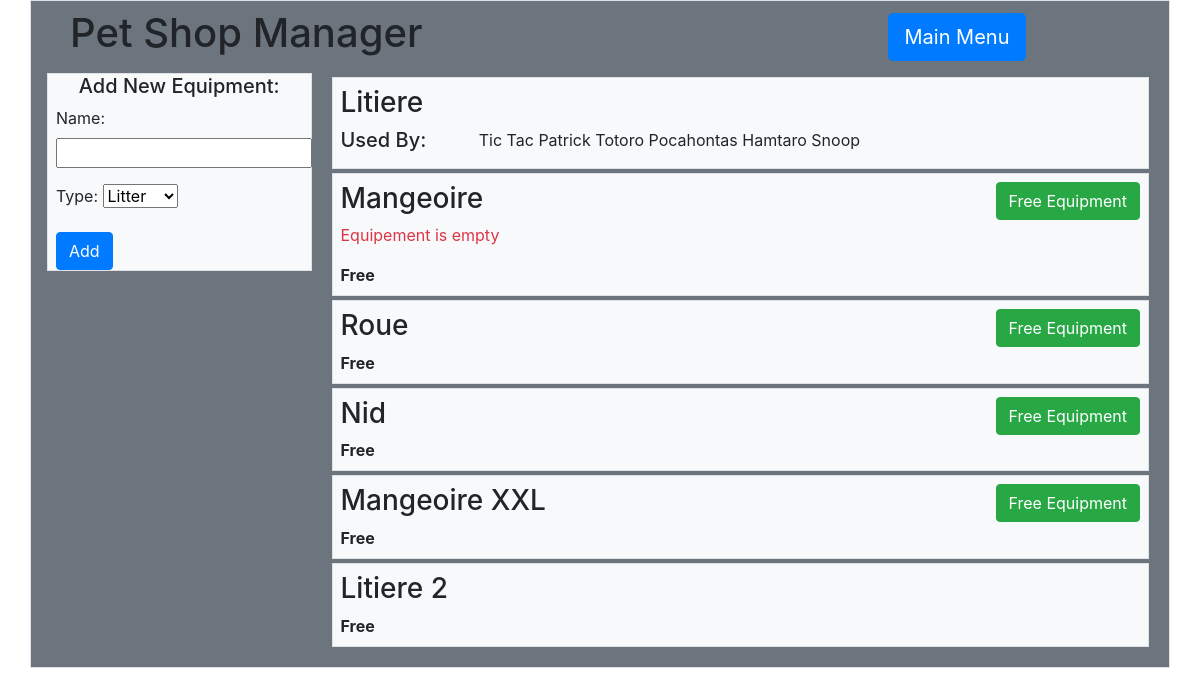
/petshopmanager/equipments/2/free/, run on the app's committed database.
### petshopmanager/models.py (models this page shows, shortened)
class Equipment(models.Model):
    LITTER = 'LI'
    WHEEL = 'WH'
    NEST = 'NE'
    FEEDER = 'FE'
    TYPE_CHOICE = ((LITTER, 'Litter'),
                   (FEEDER,'Feeder'),
                   (WHEEL, 'Wheel'),
                   (NEST, 'Nest'))
    name = models.CharField(max_length = 200)
    availability = models.BooleanField(default=True)
    type = models.CharField(max_length=2, choices=TYPE_CHOICE, default=LITTER)
    def is_available(self):
        return self.availability
    def used_by(self):
        return Animal.objects.filter(place=self)

class Animal(models.Model):
    HUNGRY = 'HU'
    TIRED = 'TI'
    SATED = 'SA'
    SLEEP = 'SL'
    STATE_CHOICE = ((HUNGRY, 'Hungry'),
                    (TIRED, 'Tired'),
                    (SATED, 'Sated'),
                    (SLEEP, 'Spleeping'))
    name = models.CharField(max_length = 200)
    race = models.CharField(max_length = 200)
    type = models.CharField(max_length = 200)
    state = models.CharField(max_length = 2, choices=STATE_CHOICE, default=SATED)
    place = models.ForeignKey(Equipment, on_delete=models.PROTECT, validators=[validate_available])
    last_move_date = models.DateTimeField(auto_now_add=True)
    def __str__(self):
        return self.name

### petshopmanager/views.py (the view, shortened to what this page needs)
# urls.py: path('equipments/<int:pk>/free/', views.equipment_free, name='equipment_free')
def equipment_free(request, pk):
    equipment = get_object_or_404(Equipment, pk=pk)
    if equipment.is_available() and equipment.type != Equipment.LITTER:
        list = Equipment.objects.all()
        used_by = {e.id: e.used_by() for e in list}
        form = EquipementForm()
        context = {'equipments_list': list,
                   'used_by': used_by,
                   'form': form,
                   'error_equipement': equipment.id,
                   'error_message': "Equipement is empty"}
        return render(request, 'petshopmanager/equipments_list.html', context)

### petshopmanager/models.py
class EquipementForm(forms.ModelForm):
    class Meta:
        model = Equipment
        fields = ['name', 'type']

### petshopmanager/views.py (called while the page is built)
@register.filter
def get_item(dictionary, key):
    return dictionary.get(key)

### petshopmanager/templates/petshopmanager/equipments_list.html (shortened to what this page needs)
<!doctype html>
<html lang="en">
<head>
    <link rel="stylesheet" href="https://stackpath.bootstrapcdn.com/bootstrap/4.2.1/css/bootstrap.min.css">
</head>
<body>
    <div class="container py-2 border bg-secondary">
        <div class="row align-items-center px-4">
            <h1 class="col">Pet Shop Manager</h1>
            <div class="col-3">
                <a class="btn btn-primary btn-lg" href="{% url 'petshopmanager:index' %}">Main Menu</a>
            </div>
        </div>
        <div class="row px-2 py-2">
            <div class="col-3 px-2">
                <div class="px-2 border bg-light">
                    <h5 align="center">Add New Equipment:</h5>
                    <form action="{% url 'petshopmanager:equipment_add' %}" method="post">
                        {% for field in form %}
                            <div class="form-group">
                                {{ field.label_tag }}
                                {{ field }}
                            </div>
                        {% endfor %}
                        <input class="btn btn-primary" type="submit" value="Add">
                    </form>
                </div>
            </div>
            <div class="col px-2">
                {% if equipments_list %}
                    {% for equipment in equipments_list %}
                        <div class="m-1 px-2 py-2 border bg-light">
                            <div class="row">
                                <div class="col">
                                    <h3>{{ equipment.name }}</h3>
                                </div>
                                {% if equipment.type != 'LI' %}
                                <div class="col" align="right">
                                    <a class="btn btn-success" href="{% url 'petshopmanager:equipment_free' equipment.id %}">Free Equipment</a>
                                </div>
                                {% endif %}
                            </div>
                            {% if error_message%}
                                {% if error_equipement == equipment.id %}
                                    <div class="row">
                                        <p class="col text-danger">{{ error_message }}</p>
                                    </div>
                                {% endif %}
                            {% endif %}
                            <div class="row">
                                {% if used_by|get_item:equipment.id %}
                                    <h5 class="col-2">Used By:</h5>
                                    <div class="col">
                                        {% for item in used_by|get_item:equipment.id %}
                                            {{ item }}
                                        {% endfor %}
                                    </div>
                                {% else %}
                                    <b class="col">Free</b>
                                {% endif %}
                            </div>
                        </div>
                    {% endfor %}
                {% else %}
                        <p>No animals are available.</p>
                {% endif %}
            </div>
        </div>
    </div>
</body>
</html>

### data on the page
Equipment: name "Litiere"
Animal: name "Tic"
Animal: name "Tac"
Animal: name "Patrick"
Animal: name "Totoro"
Animal: name "Pocahontas"
Animal: name "Hamtaro"
Animal: name "Snoop"
Equipment: name "Mangeoire", type "Free Equipment", error_message "Equipement is empty"
Equipment: name "Roue", type "Free Equipment"
Equipment: name "Nid", type "Free Equipment"
Equipment: name "Mangeoire XXL", type "Free Equipment"
Equipment: name "Litiere 2", shows "Free"

### other printed values
{{ field.label_tag }} "Name:" "Type:"
